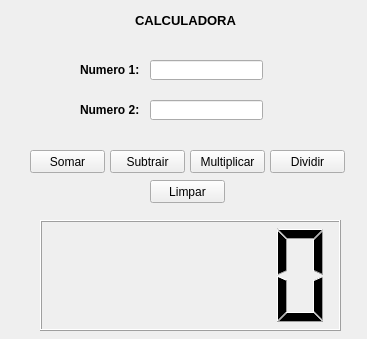
<?xml version="1.0" encoding="UTF-8"?>
<ui version="4.0">
 <class>MainWindow</class>
 <widget class="QMainWindow" name="MainWindow">
  <property name="geometry">
   <rect>
    <x>0</x>
    <y>0</y>
    <width>367</width>
    <height>339</height>
   </rect>
  </property>
  <property name="windowTitle">
   <string>Calculadora</string>
  </property>
  <widget class="QWidget" name="centralwidget">
   <widget class="QLabel" name="lb_numero1">
    <property name="geometry">
     <rect>
      <x>80</x>
      <y>60</y>
      <width>61</width>
      <height>20</height>
     </rect>
    </property>
    <property name="font">
     <font>
      <weight>75</weight>
      <bold>true</bold>
     </font>
    </property>
    <property name="text">
     <string>Numero 1:</string>
    </property>
   </widget>
   <widget class="QLabel" name="lb_numero2">
    <property name="geometry">
     <rect>
      <x>80</x>
      <y>100</y>
      <width>61</width>
      <height>20</height>
     </rect>
    </property>
    <property name="font">
     <font>
      <weight>75</weight>
      <bold>true</bold>
     </font>
    </property>
    <property name="text">
     <string>Numero 2:</string>
    </property>
   </widget>
   <widget class="QLineEdit" name="le_numero1">
    <property name="geometry">
     <rect>
      <x>150</x>
      <y>60</y>
      <width>113</width>
      <height>20</height>
     </rect>
    </property>
   </widget>
   <widget class="QLineEdit" name="le_numero2">
    <property name="geometry">
     <rect>
      <x>150</x>
      <y>100</y>
      <width>113</width>
      <height>20</height>
     </rect>
    </property>
   </widget>
   <widget class="QPushButton" name="pb_somar">
    <property name="geometry">
     <rect>
      <x>30</x>
      <y>150</y>
      <width>75</width>
      <height>23</height>
     </rect>
    </property>
    <property name="text">
     <string>Somar</string>
    </property>
   </widget>
   <widget class="QPushButton" name="pb_subtrair">
    <property name="geometry">
     <rect>
      <x>110</x>
      <y>150</y>
      <width>75</width>
      <height>23</height>
     </rect>
    </property>
    <property name="text">
     <string>Subtrair</string>
    </property>
   </widget>
   <widget class="QPushButton" name="pb_multiplicar">
    <property name="geometry">
     <rect>
      <x>190</x>
      <y>150</y>
      <width>75</width>
      <height>23</height>
     </rect>
    </property>
    <property name="text">
     <string>Multiplicar</string>
    </property>
   </widget>
   <widget class="QPushButton" name="pb_dividir">
    <property name="geometry">
     <rect>
      <x>270</x>
      <y>150</y>
      <width>75</width>
      <height>23</height>
     </rect>
    </property>
    <property name="text">
     <string>Dividir</string>
    </property>
   </widget>
   <widget class="QLabel" name="lb_titulo">
    <property name="geometry">
     <rect>
      <x>110</x>
      <y>10</y>
      <width>151</width>
      <height>20</height>
     </rect>
    </property>
    <property name="font">
     <font>
      <pointsize>10</pointsize>
      <weight>75</weight>
      <italic>false</italic>
      <bold>true</bold>
      <underline>false</underline>
     </font>
    </property>
    <property name="text">
     <string>CALCULADORA</string>
    </property>
    <property name="alignment">
     <set>Qt::AlignCenter</set>
    </property>
   </widget>
   <widget class="QLCDNumber" name="lcd_DisplayResult">
    <property name="geometry">
     <rect>
      <x>40</x>
      <y>220</y>
      <width>301</width>
      <height>111</height>
     </rect>
    </property>
   </widget>
   <widget class="QPushButton" name="pb_limpar">
    <property name="geometry">
     <rect>
      <x>150</x>
      <y>180</y>
      <width>75</width>
      <height>23</height>
     </rect>
    </property>
    <property name="text">
     <string>Limpar</string>
    </property>
   </widget>
  </widget>
 </widget>
 <resources/>
 <connections/>
</ui>
